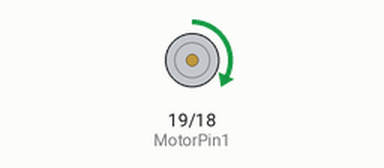
A sketch run on a simulated ESP32. On the bench: motor-driver pin pairs drawn as motors (green arrow = first pin HIGH = forward, orange = second pin HIGH = backward, longer = more drive).

Above: at 1.1 s.
At 2.3 s:
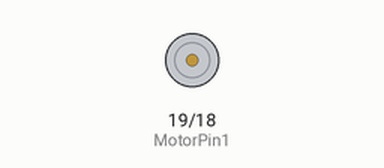
At 3.5 s:
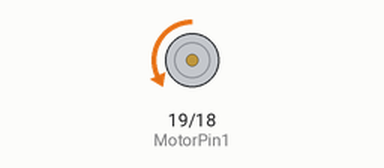
Timing chart, 0 to 6.2 s (numbered marks = the images above):
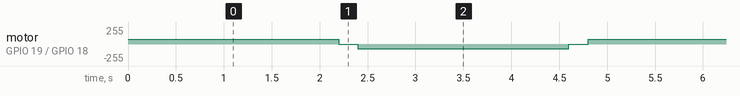

The sketch:

7.3Motor.ino
```cpp
#define MotorPin1 19//(IN+)
#define MotorPin2 18//(IN-)

void setup() {
  pinMode(MotorPin1,OUTPUT);
  pinMode(MotorPin2,OUTPUT);

  //Set PWM output to adjust the speed of motor
  ledcSetup(1, 1200, 8);//Set frequency of LEDC Channel 1 to 1200, PWM resolution to 8, so duty cycle = 256
  ledcAttachPin(MotorPin1, 1);  //Bound LEDC Channel 1 to the specified left motor pin gpio19 to output.
  ledcSetup(3, 1200, 8);//Set frequency of LEDC Channel 3 to 1200, PWM resolution to 8, so duty cycle = 256
  ledcAttachPin(MotorPin2, 3);  //Bound LEDC Channel 3 to the specified left motor pin gpio18 to output.
}

void loop() {
  //Turn left
  ledcWrite(1, 70);
  ledcWrite(3, 0);

  delay(2000);

  //Stop
  //WHY STOP: Prevent an excessive current at the moment of reversal. Otherwise, a forced reset may occur due to insufficient power supply on the development board.
  delay(200);
  ledcWrite(1, 0);
  ledcWrite(3, 0);
  delay(200);

  //Turn right
  ledcWrite(1, 0);
  ledcWrite(3, 70);

  delay(2000);

  //Stop
  delay(200);
  ledcWrite(1, 0);
  ledcWrite(3, 0);
  delay(200);

}
```

Measured:
- by itself, motor on GPIO 19 (MotorPin1) / GPIO 18 (MotorPin2): repeats every 4.8 s: stopped 0.20 s, backward 70/255 2.2 s, stopped 0.20 s, forward 70/255 2.2 s
